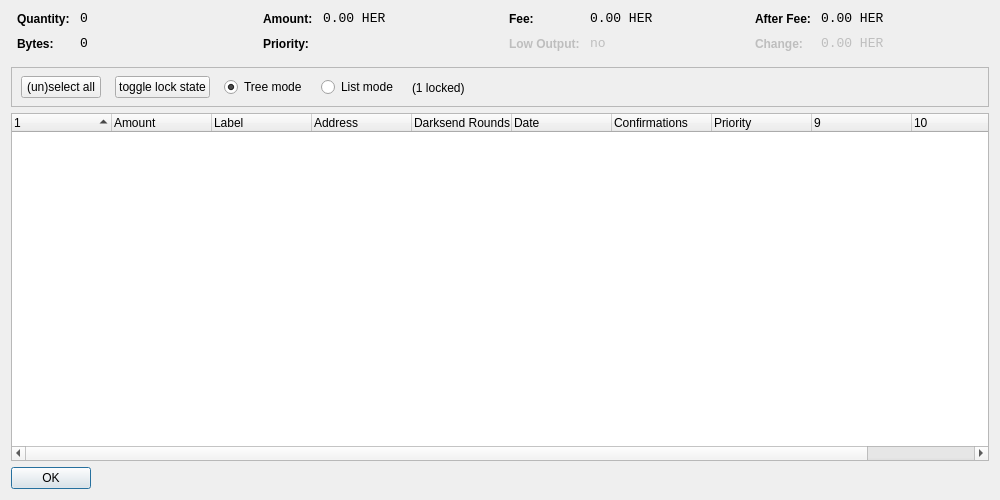
<?xml version="1.0" encoding="UTF-8"?>
<ui version="4.0">
 <class>CoinControlDialog</class>
 <widget class="QDialog" name="CoinControlDialog">
  <property name="geometry">
   <rect>
    <x>0</x>
    <y>0</y>
    <width>1000</width>
    <height>500</height>
   </rect>
  </property>
  <property name="windowTitle">
   <string>Coin Control</string>
  </property>
  <layout class="QVBoxLayout" name="verticalLayout">
   <item>
    <layout class="QHBoxLayout" name="horizontalLayoutTop" stretch="0,0,0,0">
     <property name="topMargin">
      <number>0</number>
     </property>
     <property name="bottomMargin">
      <number>10</number>
     </property>
     <item>
      <layout class="QFormLayout" name="formLayoutCoinControl1">
       <property name="horizontalSpacing">
        <number>10</number>
       </property>
       <property name="verticalSpacing">
        <number>10</number>
       </property>
       <property name="leftMargin">
        <number>6</number>
       </property>
       <property name="rightMargin">
        <number>6</number>
       </property>
       <item row="0" column="0">
        <widget class="QLabel" name="labelCoinControlQuantityText">
         <property name="styleSheet">
          <string notr="true">font-weight:bold;</string>
         </property>
         <property name="text">
          <string>Quantity:</string>
         </property>
        </widget>
       </item>
       <item row="0" column="1">
        <widget class="QLabel" name="labelCoinControlQuantity">
         <property name="font">
          <font>
           <family>Monospace</family>
           <pointsize>10</pointsize>
          </font>
         </property>
         <property name="cursor">
          <cursorShape>IBeamCursor</cursorShape>
         </property>
         <property name="contextMenuPolicy">
          <enum>Qt::ActionsContextMenu</enum>
         </property>
         <property name="text">
          <string notr="true">0</string>
         </property>
         <property name="textInteractionFlags">
          <set>Qt::LinksAccessibleByMouse|Qt::TextSelectableByKeyboard|Qt::TextSelectableByMouse</set>
         </property>
        </widget>
       </item>
       <item row="1" column="0">
        <widget class="QLabel" name="labelCoinControlBytesText">
         <property name="styleSheet">
          <string notr="true">font-weight:bold;</string>
         </property>
         <property name="text">
          <string>Bytes:</string>
         </property>
        </widget>
       </item>
       <item row="1" column="1">
        <widget class="QLabel" name="labelCoinControlBytes">
         <property name="font">
          <font>
           <family>Monospace</family>
           <pointsize>10</pointsize>
          </font>
         </property>
         <property name="cursor">
          <cursorShape>IBeamCursor</cursorShape>
         </property>
         <property name="contextMenuPolicy">
          <enum>Qt::ActionsContextMenu</enum>
         </property>
         <property name="text">
          <string notr="true">0</string>
         </property>
         <property name="textInteractionFlags">
          <set>Qt::LinksAccessibleByMouse|Qt::TextSelectableByKeyboard|Qt::TextSelectableByMouse</set>
         </property>
        </widget>
       </item>
      </layout>
     </item>
     <item>
      <layout class="QFormLayout" name="formLayoutCoinControl2">
       <property name="horizontalSpacing">
        <number>10</number>
       </property>
       <property name="verticalSpacing">
        <number>10</number>
       </property>
       <property name="leftMargin">
        <number>6</number>
       </property>
       <property name="rightMargin">
        <number>6</number>
       </property>
       <item row="0" column="0">
        <widget class="QLabel" name="labelCoinControlAmountText">
         <property name="styleSheet">
          <string notr="true">font-weight:bold;</string>
         </property>
         <property name="text">
          <string>Amount:</string>
         </property>
        </widget>
       </item>
       <item row="0" column="1">
        <widget class="QLabel" name="labelCoinControlAmount">
         <property name="font">
          <font>
           <family>Monospace</family>
           <pointsize>10</pointsize>
          </font>
         </property>
         <property name="cursor">
          <cursorShape>IBeamCursor</cursorShape>
         </property>
         <property name="contextMenuPolicy">
          <enum>Qt::ActionsContextMenu</enum>
         </property>
         <property name="text">
          <string notr="true">0.00 HER</string>
         </property>
         <property name="textInteractionFlags">
          <set>Qt::LinksAccessibleByMouse|Qt::TextSelectableByKeyboard|Qt::TextSelectableByMouse</set>
         </property>
        </widget>
       </item>
       <item row="1" column="0">
        <widget class="QLabel" name="labelCoinControlPriorityText">
         <property name="styleSheet">
          <string notr="true">font-weight:bold;</string>
         </property>
         <property name="text">
          <string>Priority:</string>
         </property>
        </widget>
       </item>
       <item row="1" column="1">
        <widget class="QLabel" name="labelCoinControlPriority">
         <property name="font">
          <font>
           <family>Monospace</family>
           <pointsize>10</pointsize>
          </font>
         </property>
         <property name="cursor">
          <cursorShape>IBeamCursor</cursorShape>
         </property>
         <property name="contextMenuPolicy">
          <enum>Qt::ActionsContextMenu</enum>
         </property>
         <property name="text">
          <string/>
         </property>
         <property name="textInteractionFlags">
          <set>Qt::LinksAccessibleByMouse|Qt::TextSelectableByKeyboard|Qt::TextSelectableByMouse</set>
         </property>
        </widget>
       </item>
      </layout>
     </item>
     <item>
      <layout class="QFormLayout" name="formLayoutCoinControl3">
       <property name="horizontalSpacing">
        <number>10</number>
       </property>
       <property name="verticalSpacing">
        <number>10</number>
       </property>
       <property name="leftMargin">
        <number>6</number>
       </property>
       <property name="rightMargin">
        <number>6</number>
       </property>
       <item row="0" column="0">
        <widget class="QLabel" name="labelCoinControlFeeText">
         <property name="styleSheet">
          <string notr="true">font-weight:bold;</string>
         </property>
         <property name="text">
          <string>Fee:</string>
         </property>
        </widget>
       </item>
       <item row="0" column="1">
        <widget class="QLabel" name="labelCoinControlFee">
         <property name="font">
          <font>
           <family>Monospace</family>
           <pointsize>10</pointsize>
          </font>
         </property>
         <property name="cursor">
          <cursorShape>IBeamCursor</cursorShape>
         </property>
         <property name="contextMenuPolicy">
          <enum>Qt::ActionsContextMenu</enum>
         </property>
         <property name="text">
          <string notr="true">0.00 HER</string>
         </property>
         <property name="textInteractionFlags">
          <set>Qt::LinksAccessibleByMouse|Qt::TextSelectableByKeyboard|Qt::TextSelectableByMouse</set>
         </property>
        </widget>
       </item>
       <item row="1" column="0">
        <widget class="QLabel" name="labelCoinControlLowOutputText">
         <property name="enabled">
          <bool>false</bool>
         </property>
         <property name="styleSheet">
          <string notr="true">font-weight:bold;</string>
         </property>
         <property name="text">
          <string>Low Output:</string>
         </property>
        </widget>
       </item>
       <item row="1" column="1">
        <widget class="QLabel" name="labelCoinControlLowOutput">
         <property name="enabled">
          <bool>false</bool>
         </property>
         <property name="font">
          <font>
           <family>Monospace</family>
           <pointsize>10</pointsize>
          </font>
         </property>
         <property name="cursor">
          <cursorShape>IBeamCursor</cursorShape>
         </property>
         <property name="contextMenuPolicy">
          <enum>Qt::ActionsContextMenu</enum>
         </property>
         <property name="text">
          <string notr="true">no</string>
         </property>
         <property name="textInteractionFlags">
          <set>Qt::LinksAccessibleByMouse|Qt::TextSelectableByKeyboard|Qt::TextSelectableByMouse</set>
         </property>
        </widget>
       </item>
      </layout>
     </item>
     <item>
      <layout class="QFormLayout" name="formLayoutCoinControl4">
       <property name="horizontalSpacing">
        <number>10</number>
       </property>
       <property name="verticalSpacing">
        <number>10</number>
       </property>
       <property name="leftMargin">
        <number>6</number>
       </property>
       <property name="rightMargin">
        <number>6</number>
       </property>
       <item row="0" column="0">
        <widget class="QLabel" name="labelCoinControlAfterFeeText">
         <property name="styleSheet">
          <string notr="true">font-weight:bold;</string>
         </property>
         <property name="text">
          <string>After Fee:</string>
         </property>
        </widget>
       </item>
       <item row="0" column="1">
        <widget class="QLabel" name="labelCoinControlAfterFee">
         <property name="font">
          <font>
           <family>Monospace</family>
           <pointsize>10</pointsize>
          </font>
         </property>
         <property name="cursor">
          <cursorShape>IBeamCursor</cursorShape>
         </property>
         <property name="contextMenuPolicy">
          <enum>Qt::ActionsContextMenu</enum>
         </property>
         <property name="text">
          <string notr="true">0.00 HER</string>
         </property>
         <property name="textInteractionFlags">
          <set>Qt::LinksAccessibleByMouse|Qt::TextSelectableByKeyboard|Qt::TextSelectableByMouse</set>
         </property>
        </widget>
       </item>
       <item row="1" column="0">
        <widget class="QLabel" name="labelCoinControlChangeText">
         <property name="enabled">
          <bool>false</bool>
         </property>
         <property name="styleSheet">
          <string notr="true">font-weight:bold;</string>
         </property>
         <property name="text">
          <string>Change:</string>
         </property>
        </widget>
       </item>
       <item row="1" column="1">
        <widget class="QLabel" name="labelCoinControlChange">
         <property name="enabled">
          <bool>false</bool>
         </property>
         <property name="font">
          <font>
           <family>Monospace</family>
           <pointsize>10</pointsize>
          </font>
         </property>
         <property name="cursor">
          <cursorShape>IBeamCursor</cursorShape>
         </property>
         <property name="contextMenuPolicy">
          <enum>Qt::ActionsContextMenu</enum>
         </property>
         <property name="text">
          <string notr="true">0.00 HER</string>
         </property>
         <property name="textInteractionFlags">
          <set>Qt::LinksAccessibleByMouse|Qt::TextSelectableByKeyboard|Qt::TextSelectableByMouse</set>
         </property>
        </widget>
       </item>
      </layout>
     </item>
    </layout>
   </item>
   <item>
    <widget class="QFrame" name="frame">
     <property name="minimumSize">
      <size>
       <width>0</width>
       <height>40</height>
      </size>
     </property>
     <property name="frameShape">
      <enum>QFrame::StyledPanel</enum>
     </property>
     <property name="frameShadow">
      <enum>QFrame::Sunken</enum>
     </property>
     <widget class="QWidget" name="horizontalLayoutWidget">
      <property name="geometry">
       <rect>
        <x>10</x>
        <y>0</y>
        <width>781</width>
        <height>41</height>
       </rect>
      </property>
      <layout class="QHBoxLayout" name="horizontalLayoutPanel" stretch="0,0,0,0,0">
       <property name="spacing">
        <number>14</number>
       </property>
       <item>
        <widget class="QPushButton" name="pushButtonSelectAll">
         <property name="sizePolicy">
          <sizepolicy hsizetype="Maximum" vsizetype="Fixed">
           <horstretch>0</horstretch>
           <verstretch>0</verstretch>
          </sizepolicy>
         </property>
         <property name="text">
          <string>(un)select all</string>
         </property>
        </widget>
       </item>
        <item>
         <widget class="QPushButton" name="pushButtonToggleLock">
          <property name="sizePolicy">
           <sizepolicy hsizetype="Maximum" vsizetype="Fixed">
            <horstretch>0</horstretch>
            <verstretch>0</verstretch>
           </sizepolicy>
          </property>
          <property name="text">
           <string>toggle lock state</string>
          </property>
          <property name="autoDefault">
           <bool>false</bool>
          </property>
         </widget>
        </item>
       <item>
        <widget class="QRadioButton" name="radioTreeMode">
         <property name="sizePolicy">
          <sizepolicy hsizetype="Maximum" vsizetype="Fixed">
           <horstretch>0</horstretch>
           <verstretch>0</verstretch>
          </sizepolicy>
         </property>
         <property name="text">
          <string>Tree mode</string>
         </property>
         <property name="checked">
          <bool>true</bool>
         </property>
        </widget>
       </item>
       <item>
        <widget class="QRadioButton" name="radioListMode">
         <property name="sizePolicy">
          <sizepolicy hsizetype="Maximum" vsizetype="Fixed">
           <horstretch>0</horstretch>
           <verstretch>0</verstretch>
          </sizepolicy>
         </property>
         <property name="text">
          <string>List mode</string>
         </property>
        </widget>
       </item>
        <item>
         <widget class="QLabel" name="labelLocked">
          <property name="text">
           <string>(1 locked)</string>
          </property>
         </widget>
        </item>
       <item>
        <spacer name="horizontalSpacer">
         <property name="orientation">
          <enum>Qt::Horizontal</enum>
         </property>
         <property name="sizeHint" stdset="0">
          <size>
           <width>40</width>
           <height>20</height>
          </size>
         </property>
        </spacer>
       </item>
      </layout>
     </widget>
    </widget>
   </item>
   <item>
    <widget class="CoinControlTreeWidget" name="treeWidget">
     <property name="contextMenuPolicy">
      <enum>Qt::CustomContextMenu</enum>
     </property>
     <property name="sortingEnabled">
      <bool>false</bool>
     </property>
     <property name="columnCount">
      <number>11</number>
     </property>
     <attribute name="headerShowSortIndicator" stdset="0">
      <bool>true</bool>
     </attribute>
     <attribute name="headerStretchLastSection">
      <bool>false</bool>
     </attribute>
     <column>
      <property name="text">
       <string/>
      </property>
     </column>
     <column>
      <property name="text">
       <string>Amount</string>
      </property>
     </column>
     <column>
      <property name="text">
       <string>Label</string>
      </property>
     </column>
     <column>
      <property name="text">
       <string>Address</string>
      </property>
     </column>
     <column>
      <property name="text">
       <string>Darksend Rounds</string>
      </property>
    </column>
     <column>
      <property name="text">
       <string>Date</string>
      </property>
     </column>
     <column>
      <property name="text">
       <string>Confirmations</string>
      </property>
      <property name="toolTip">
       <string>Confirmed</string>
      </property>
     </column>
     <column>
      <property name="text">
       <string>Priority</string>
      </property>
     </column>
     <column>
      <property name="text">
       <string/>
      </property>
     </column>
     <column>
      <property name="text">
       <string/>
      </property>
     </column>
     <column>
      <property name="text">
       <string/>
      </property>
     </column>
     <column>
      <property name="text">
       <string/>
      </property>
     </column>
    </widget>
   </item>
   <item>
    <widget class="QDialogButtonBox" name="buttonBox">
     <property name="sizePolicy">
      <sizepolicy hsizetype="Maximum" vsizetype="Fixed">
       <horstretch>0</horstretch>
       <verstretch>0</verstretch>
      </sizepolicy>
     </property>
     <property name="orientation">
      <enum>Qt::Horizontal</enum>
     </property>
     <property name="standardButtons">
      <set>QDialogButtonBox::Ok</set>
     </property>
    </widget>
   </item>
  </layout>
 </widget>
 <customwidgets>
  <customwidget>
   <class>CoinControlTreeWidget</class>
   <extends>QTreeWidget</extends>
   <header>coincontroltreewidget.h</header>
  </customwidget>
 </customwidgets>
 <resources/>
 <connections/>
</ui>
